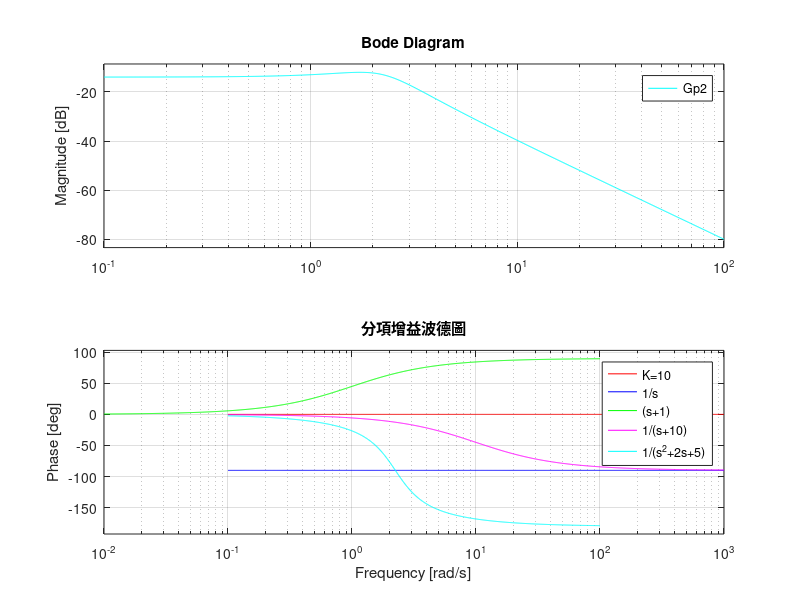
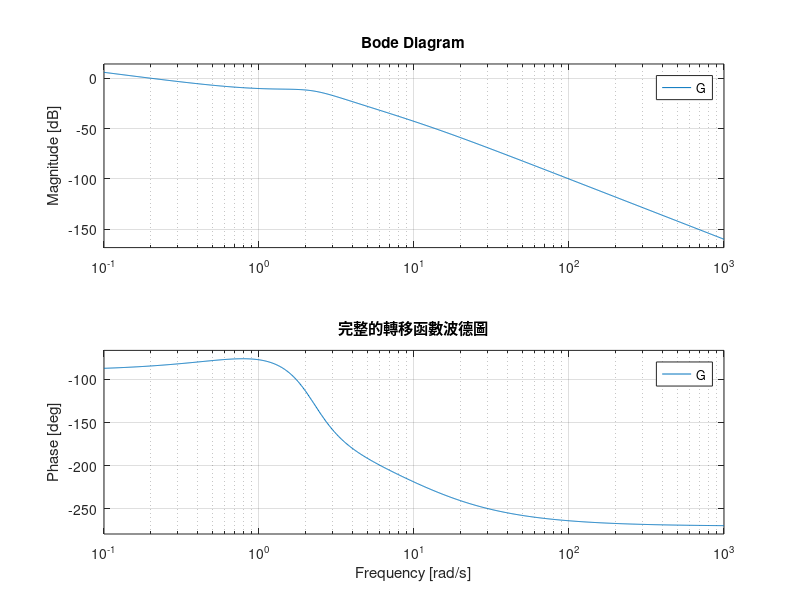

The MATLAB script that drew these images, in order:
clear; clc; close all;

% G(s)=\frac{10(s+1)}{s(s+10)(s^2+2s+5)}
num = 10 * [1, 1];
den = conv([1, 0], [1, 10]);
den = conv(den, [1, 2, 5]);
G = tf(num, den);

% 常數增益 K = 10
Gk = tf(10, 1);

% 積分器 1/s
Gi = tf(1, [1, 0]);

% 一階零點 (s+1)
Gz1 = tf([1, 1], 1);

% 一階極點 1/(s+10)
Gp1 = tf(1, [1, 10]);

% 二階極點 1/(s^2+2s+5)
Gp2 = tf(1, [1, 2, 5]);

figure;
%subplot(2,1,1);
bode(Gk, 'r'); hold on;
bode(Gi, 'b');
bode(Gz1, 'g');
bode(Gp1, 'm');
bode(Gp2, 'c');
grid on;
title('分項增益波德圖');
legend('K=10', '1/s', '(s+1)', '1/(s+10)', '1/(s^2+2s+5)');

%subplot(2,1,2);
%bode(Gk, 'r--'); hold on;
%bode(Gi, 'b--');
%bode(Gz1, 'g--');
%bode(Gp1, 'm--');
%bode(Gp2, 'c--');
%grid on;
%title('分項相位波德圖');

figure;
bode(G);
grid on;
title('完整的轉移函數波德圖');